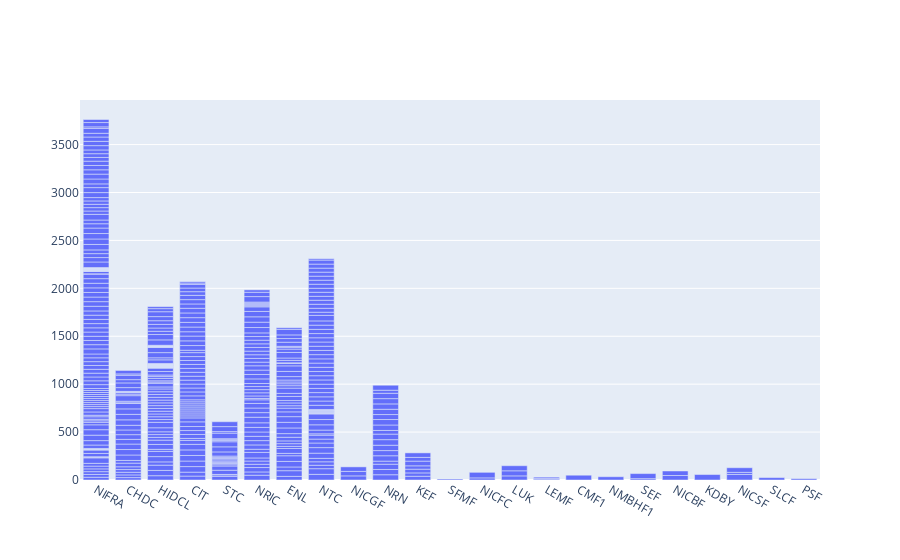

Here is the notebook cell this chart was saved with:
### Code cell
import plotly.graph_objects as go
fig = go.Figure([go.Bar(x = df['Symbol'], y = df['Seller'])])
fig.show()

### Figure 1 — Plotly figure (JSON) as saved in the notebook; plotly's stock layout.template omitted (floating-point values rounded to 4 significant figures; data arrays with more than 128 entries replaced by an {"elided": "..."} marker saying what was removed)
{"data": [{"type": "bar", "x": {"elided": "500 str values"}, "y": {"elided": "500 int values"}}], "layout": {}}
